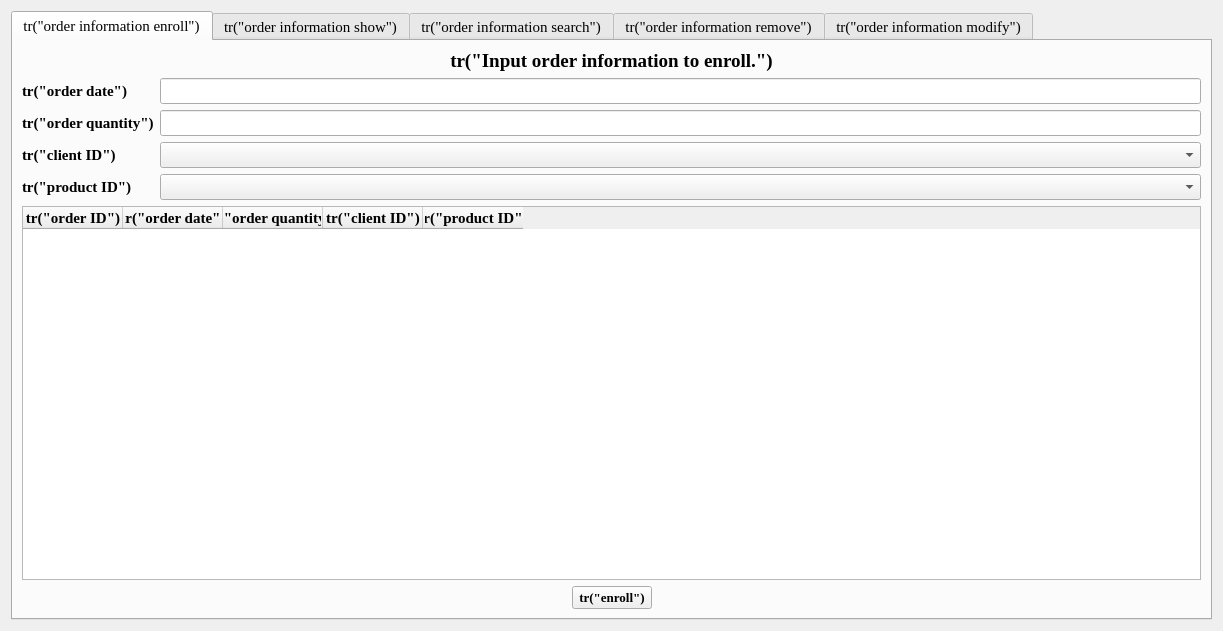
<?xml version="1.0" encoding="UTF-8"?>
<ui version="4.0">
 <class>OrderHandlerForm</class>
 <widget class="QWidget" name="OrderHandlerForm">
  <property name="geometry">
   <rect>
    <x>0</x>
    <y>0</y>
    <width>1223</width>
    <height>631</height>
   </rect>
  </property>
  <property name="windowTitle">
   <string>Form</string>
  </property>
  <layout class="QVBoxLayout" name="verticalLayout_12">
   <item>
    <widget class="QTabWidget" name="tabWidget">
     <property name="minimumSize">
      <size>
       <width>630</width>
       <height>340</height>
      </size>
     </property>
     <property name="font">
      <font>
       <family>Times New Roman</family>
       <pointsize>11</pointsize>
      </font>
     </property>
     <property name="currentIndex">
      <number>0</number>
     </property>
     <widget class="QWidget" name="orderInfoEnrollTab">
      <attribute name="title">
       <string>tr(&quot;order information enroll&quot;)</string>
      </attribute>
      <layout class="QVBoxLayout" name="verticalLayout_2">
       <item>
        <widget class="QLabel" name="infoLabel1">
         <property name="maximumSize">
          <size>
           <width>16777215</width>
           <height>25</height>
          </size>
         </property>
         <property name="font">
          <font>
           <family>Times New Roman</family>
           <pointsize>14</pointsize>
           <bold>true</bold>
          </font>
         </property>
         <property name="text">
          <string>tr(&quot;Input order information to enroll.&quot;)</string>
         </property>
         <property name="alignment">
          <set>Qt::AlignCenter</set>
         </property>
         <property name="buddy">
          <cstring>orderDateLineEdit1</cstring>
         </property>
        </widget>
       </item>
       <item>
        <layout class="QVBoxLayout" name="verticalLayout">
         <item>
          <layout class="QGridLayout" name="gridLayout">
           <item row="0" column="0">
            <widget class="QLabel" name="orderDateLabel1">
             <property name="font">
              <font>
               <family>Times New Roman</family>
               <pointsize>11</pointsize>
               <bold>true</bold>
              </font>
             </property>
             <property name="text">
              <string>tr(&quot;order date&quot;)</string>
             </property>
             <property name="buddy">
              <cstring>orderDateLineEdit1</cstring>
             </property>
            </widget>
           </item>
           <item row="0" column="1">
            <widget class="QLineEdit" name="orderDateLineEdit1"/>
           </item>
           <item row="1" column="0">
            <widget class="QLabel" name="orderQuantityLabel1">
             <property name="font">
              <font>
               <family>Times New Roman</family>
               <pointsize>11</pointsize>
               <bold>true</bold>
              </font>
             </property>
             <property name="text">
              <string>tr(&quot;order quantity&quot;)</string>
             </property>
             <property name="buddy">
              <cstring>orderQuantityLineEdit1</cstring>
             </property>
            </widget>
           </item>
           <item row="1" column="1">
            <widget class="QLineEdit" name="orderQuantityLineEdit1"/>
           </item>
           <item row="2" column="0">
            <widget class="QLabel" name="clientIDLabel1">
             <property name="font">
              <font>
               <family>Times New Roman</family>
               <pointsize>11</pointsize>
               <bold>true</bold>
              </font>
             </property>
             <property name="text">
              <string>tr(&quot;client ID&quot;)</string>
             </property>
            </widget>
           </item>
           <item row="2" column="1">
            <widget class="QComboBox" name="clientIDComboBox1"/>
           </item>
           <item row="3" column="0">
            <widget class="QLabel" name="productIDLabel1">
             <property name="font">
              <font>
               <family>Times New Roman</family>
               <pointsize>11</pointsize>
               <bold>true</bold>
              </font>
             </property>
             <property name="text">
              <string>tr(&quot;product ID&quot;)</string>
             </property>
            </widget>
           </item>
           <item row="3" column="1">
            <widget class="QComboBox" name="productIDComboBox1"/>
           </item>
          </layout>
         </item>
         <item>
          <widget class="QTableWidget" name="tableWidget1">
           <property name="editTriggers">
            <set>QAbstractItemView::NoEditTriggers</set>
           </property>
           <column>
            <property name="text">
             <string>tr(&quot;order ID&quot;)</string>
            </property>
            <property name="font">
             <font>
              <family>Times New Roman</family>
              <pointsize>11</pointsize>
              <bold>true</bold>
             </font>
            </property>
           </column>
           <column>
            <property name="text">
             <string>tr(&quot;order date&quot;)</string>
            </property>
            <property name="font">
             <font>
              <family>Times New Roman</family>
              <pointsize>11</pointsize>
              <bold>true</bold>
             </font>
            </property>
           </column>
           <column>
            <property name="text">
             <string>tr(&quot;order quantity&quot;)</string>
            </property>
            <property name="font">
             <font>
              <family>Times New Roman</family>
              <pointsize>11</pointsize>
              <bold>true</bold>
             </font>
            </property>
           </column>
           <column>
            <property name="text">
             <string>tr(&quot;client ID&quot;)</string>
            </property>
            <property name="font">
             <font>
              <family>Times New Roman</family>
              <pointsize>11</pointsize>
              <bold>true</bold>
             </font>
            </property>
           </column>
           <column>
            <property name="text">
             <string>tr(&quot;product ID&quot;)</string>
            </property>
            <property name="font">
             <font>
              <family>Times New Roman</family>
              <pointsize>11</pointsize>
              <bold>true</bold>
             </font>
            </property>
           </column>
          </widget>
         </item>
         <item>
          <layout class="QHBoxLayout" name="horizontalLayout">
           <item>
            <spacer name="horizontalSpacer_2">
             <property name="orientation">
              <enum>Qt::Horizontal</enum>
             </property>
             <property name="sizeHint" stdset="0">
              <size>
               <width>40</width>
               <height>20</height>
              </size>
             </property>
            </spacer>
           </item>
           <item>
            <widget class="QPushButton" name="enrollPushButton">
             <property name="font">
              <font>
               <family>Times New Roman</family>
               <pointsize>10</pointsize>
               <bold>true</bold>
              </font>
             </property>
             <property name="text">
              <string>tr(&quot;enroll&quot;)</string>
             </property>
            </widget>
           </item>
           <item>
            <spacer name="horizontalSpacer_3">
             <property name="orientation">
              <enum>Qt::Horizontal</enum>
             </property>
             <property name="sizeHint" stdset="0">
              <size>
               <width>40</width>
               <height>20</height>
              </size>
             </property>
            </spacer>
           </item>
          </layout>
         </item>
        </layout>
       </item>
      </layout>
     </widget>
     <widget class="QWidget" name="orderInfoShowTab">
      <attribute name="title">
       <string>tr(&quot;order information show&quot;)</string>
      </attribute>
      <layout class="QVBoxLayout" name="verticalLayout_4">
       <item>
        <layout class="QVBoxLayout" name="verticalLayout_3">
         <item>
          <widget class="QLabel" name="infoLabel2">
           <property name="maximumSize">
            <size>
             <width>16777215</width>
             <height>25</height>
            </size>
           </property>
           <property name="font">
            <font>
             <family>Times New Roman</family>
             <pointsize>14</pointsize>
             <bold>true</bold>
            </font>
           </property>
           <property name="text">
            <string>tr(&quot;Current order information&quot;)</string>
           </property>
           <property name="alignment">
            <set>Qt::AlignCenter</set>
           </property>
           <property name="buddy">
            <cstring>orderDateLineEdit1</cstring>
           </property>
          </widget>
         </item>
         <item>
          <widget class="QTableWidget" name="tableWidget2">
           <property name="editTriggers">
            <set>QAbstractItemView::NoEditTriggers</set>
           </property>
           <column>
            <property name="text">
             <string>tr(&quot;order ID&quot;)</string>
            </property>
            <property name="font">
             <font>
              <family>Times New Roman</family>
              <pointsize>11</pointsize>
              <bold>true</bold>
             </font>
            </property>
           </column>
           <column>
            <property name="text">
             <string>tr(&quot;order date&quot;)</string>
            </property>
            <property name="font">
             <font>
              <family>Times New Roman</family>
              <pointsize>11</pointsize>
              <bold>true</bold>
             </font>
            </property>
           </column>
           <column>
            <property name="text">
             <string>tr(&quot;client name&quot;)</string>
            </property>
            <property name="font">
             <font>
              <family>Times New Roman</family>
              <pointsize>11</pointsize>
              <bold>true</bold>
             </font>
            </property>
           </column>
           <column>
            <property name="text">
             <string>tr(&quot;client phone number&quot;)</string>
            </property>
            <property name="font">
             <font>
              <family>Times New Roman</family>
              <pointsize>11</pointsize>
              <bold>true</bold>
             </font>
            </property>
           </column>
           <column>
            <property name="text">
             <string>tr(&quot;client address&quot;)</string>
            </property>
            <property name="font">
             <font>
              <family>Times New Roman</family>
              <pointsize>11</pointsize>
              <bold>true</bold>
             </font>
            </property>
           </column>
           <column>
            <property name="text">
             <string>tr(&quot;product sort&quot;)</string>
            </property>
            <property name="font">
             <font>
              <family>Times New Roman</family>
              <pointsize>11</pointsize>
              <bold>true</bold>
             </font>
            </property>
           </column>
           <column>
            <property name="text">
             <string>tr(&quot;product name&quot;)</string>
            </property>
            <property name="font">
             <font>
              <family>Times New Roman</family>
              <pointsize>11</pointsize>
              <bold>true</bold>
             </font>
            </property>
           </column>
           <column>
            <property name="text">
             <string>tr(&quot;product price&quot;)</string>
            </property>
            <property name="font">
             <font>
              <family>Times New Roman</family>
              <pointsize>11</pointsize>
              <bold>true</bold>
             </font>
            </property>
           </column>
           <column>
            <property name="text">
             <string>tr(&quot;order quantity&quot;)</string>
            </property>
            <property name="font">
             <font>
              <family>Times New Roman</family>
              <pointsize>11</pointsize>
              <bold>true</bold>
             </font>
            </property>
           </column>
           <column>
            <property name="text">
             <string>tr(&quot;total price&quot;)</string>
            </property>
            <property name="font">
             <font>
              <family>Times New Roman</family>
              <pointsize>11</pointsize>
              <bold>true</bold>
             </font>
            </property>
           </column>
          </widget>
         </item>
         <item>
          <layout class="QHBoxLayout" name="horizontalLayout_2"/>
         </item>
        </layout>
       </item>
      </layout>
     </widget>
     <widget class="QWidget" name="orderInfoSearchTab">
      <attribute name="title">
       <string>tr(&quot;order information search&quot;)</string>
      </attribute>
      <layout class="QVBoxLayout" name="verticalLayout_6">
       <item>
        <layout class="QVBoxLayout" name="verticalLayout_5">
         <item>
          <widget class="QLabel" name="infoLabel3">
           <property name="maximumSize">
            <size>
             <width>16777215</width>
             <height>25</height>
            </size>
           </property>
           <property name="font">
            <font>
             <family>Times New Roman</family>
             <pointsize>14</pointsize>
             <bold>true</bold>
            </font>
           </property>
           <property name="text">
            <string>tr(&quot;Input order ID to search.&quot;)</string>
           </property>
           <property name="alignment">
            <set>Qt::AlignCenter</set>
           </property>
           <property name="buddy">
            <cstring>orderDateLineEdit1</cstring>
           </property>
          </widget>
         </item>
         <item>
          <spacer name="verticalSpacer_4">
           <property name="orientation">
            <enum>Qt::Vertical</enum>
           </property>
           <property name="sizeType">
            <enum>QSizePolicy::Fixed</enum>
           </property>
           <property name="sizeHint" stdset="0">
            <size>
             <width>20</width>
             <height>17</height>
            </size>
           </property>
          </spacer>
         </item>
         <item>
          <widget class="QLineEdit" name="searchLineEdit"/>
         </item>
         <item>
          <spacer name="verticalSpacer_5">
           <property name="orientation">
            <enum>Qt::Vertical</enum>
           </property>
           <property name="sizeType">
            <enum>QSizePolicy::Fixed</enum>
           </property>
           <property name="sizeHint" stdset="0">
            <size>
             <width>20</width>
             <height>13</height>
            </size>
           </property>
          </spacer>
         </item>
         <item>
          <widget class="QTableWidget" name="tableWidget3">
           <property name="editTriggers">
            <set>QAbstractItemView::NoEditTriggers</set>
           </property>
           <column>
            <property name="text">
             <string>tr(&quot;order ID&quot;)</string>
            </property>
            <property name="font">
             <font>
              <family>Times New Roman</family>
              <pointsize>11</pointsize>
              <bold>true</bold>
             </font>
            </property>
           </column>
           <column>
            <property name="text">
             <string>tr(&quot;order date&quot;)</string>
            </property>
            <property name="font">
             <font>
              <family>Times New Roman</family>
              <pointsize>11</pointsize>
              <bold>true</bold>
             </font>
            </property>
           </column>
           <column>
            <property name="text">
             <string>tr(&quot;client name&quot;)</string>
            </property>
            <property name="font">
             <font>
              <family>Times New Roman</family>
              <pointsize>11</pointsize>
              <bold>true</bold>
             </font>
            </property>
           </column>
           <column>
            <property name="text">
             <string>tr(&quot;client phone number&quot;)</string>
            </property>
            <property name="font">
             <font>
              <family>Times New Roman</family>
              <pointsize>11</pointsize>
              <bold>true</bold>
             </font>
            </property>
           </column>
           <column>
            <property name="text">
             <string>tr(&quot;client address&quot;)</string>
            </property>
            <property name="font">
             <font>
              <family>Times New Roman</family>
              <pointsize>11</pointsize>
              <bold>true</bold>
             </font>
            </property>
           </column>
           <column>
            <property name="text">
             <string>tr(&quot;product sort&quot;)</string>
            </property>
            <property name="font">
             <font>
              <family>Times New Roman</family>
              <pointsize>11</pointsize>
              <bold>true</bold>
             </font>
            </property>
           </column>
           <column>
            <property name="text">
             <string>tr(&quot;product name&quot;)</string>
            </property>
            <property name="font">
             <font>
              <family>Times New Roman</family>
              <pointsize>11</pointsize>
              <bold>true</bold>
             </font>
            </property>
           </column>
           <column>
            <property name="text">
             <string>tr(&quot;product price&quot;)</string>
            </property>
            <property name="font">
             <font>
              <family>Times New Roman</family>
              <pointsize>11</pointsize>
              <bold>true</bold>
             </font>
            </property>
           </column>
           <column>
            <property name="text">
             <string>tr(&quot;order quantity&quot;)</string>
            </property>
            <property name="font">
             <font>
              <family>Times New Roman</family>
              <pointsize>11</pointsize>
              <bold>true</bold>
             </font>
            </property>
           </column>
           <column>
            <property name="text">
             <string>tr(&quot;total price&quot;)</string>
            </property>
            <property name="font">
             <font>
              <family>Times New Roman</family>
              <pointsize>11</pointsize>
             </font>
            </property>
           </column>
          </widget>
         </item>
         <item>
          <layout class="QHBoxLayout" name="horizontalLayout_4">
           <item>
            <spacer name="horizontalSpacer_10">
             <property name="orientation">
              <enum>Qt::Horizontal</enum>
             </property>
             <property name="sizeHint" stdset="0">
              <size>
               <width>40</width>
               <height>20</height>
              </size>
             </property>
            </spacer>
           </item>
           <item>
            <widget class="QPushButton" name="searchPushButton">
             <property name="font">
              <font>
               <family>Times New Roman</family>
               <pointsize>10</pointsize>
               <bold>true</bold>
              </font>
             </property>
             <property name="text">
              <string>tr(&quot;search&quot;)</string>
             </property>
            </widget>
           </item>
           <item>
            <spacer name="horizontalSpacer_12">
             <property name="orientation">
              <enum>Qt::Horizontal</enum>
             </property>
             <property name="sizeHint" stdset="0">
              <size>
               <width>40</width>
               <height>20</height>
              </size>
             </property>
            </spacer>
           </item>
          </layout>
         </item>
        </layout>
       </item>
      </layout>
     </widget>
     <widget class="QWidget" name="orderInfoRemoveTab">
      <attribute name="title">
       <string>tr(&quot;order information remove&quot;)</string>
      </attribute>
      <layout class="QVBoxLayout" name="verticalLayout_8">
       <item>
        <layout class="QVBoxLayout" name="verticalLayout_7">
         <item>
          <widget class="QLabel" name="infoLabel4">
           <property name="maximumSize">
            <size>
             <width>16777215</width>
             <height>25</height>
            </size>
           </property>
           <property name="font">
            <font>
             <family>Times New Roman</family>
             <pointsize>14</pointsize>
             <bold>true</bold>
            </font>
           </property>
           <property name="text">
            <string>tr(&quot;Select row to remove.&quot;)</string>
           </property>
           <property name="alignment">
            <set>Qt::AlignCenter</set>
           </property>
           <property name="buddy">
            <cstring>orderDateLineEdit1</cstring>
           </property>
          </widget>
         </item>
         <item>
          <widget class="QTableWidget" name="tableWidget4">
           <property name="editTriggers">
            <set>QAbstractItemView::NoEditTriggers</set>
           </property>
           <column>
            <property name="text">
             <string>tr(&quot;order ID&quot;)</string>
            </property>
            <property name="font">
             <font>
              <family>Times New Roman</family>
              <pointsize>11</pointsize>
              <bold>true</bold>
             </font>
            </property>
           </column>
           <column>
            <property name="text">
             <string>tr(&quot;order date&quot;)</string>
            </property>
            <property name="font">
             <font>
              <family>Times New Roman</family>
              <pointsize>11</pointsize>
              <bold>true</bold>
             </font>
            </property>
           </column>
           <column>
            <property name="text">
             <string>tr(&quot;client name&quot;)</string>
            </property>
            <property name="font">
             <font>
              <family>Times New Roman</family>
              <pointsize>11</pointsize>
              <bold>true</bold>
             </font>
            </property>
           </column>
           <column>
            <property name="text">
             <string>tr(&quot;client phone number&quot;)</string>
            </property>
            <property name="font">
             <font>
              <family>Times New Roman</family>
              <pointsize>11</pointsize>
              <bold>true</bold>
             </font>
            </property>
           </column>
           <column>
            <property name="text">
             <string>tr(&quot;client address&quot;)</string>
            </property>
            <property name="font">
             <font>
              <family>Times New Roman</family>
              <pointsize>11</pointsize>
              <bold>true</bold>
             </font>
            </property>
           </column>
           <column>
            <property name="text">
             <string>tr(&quot;product sort&quot;)</string>
            </property>
            <property name="font">
             <font>
              <family>Times New Roman</family>
              <pointsize>11</pointsize>
              <bold>true</bold>
             </font>
            </property>
           </column>
           <column>
            <property name="text">
             <string>tr(&quot;product name&quot;)</string>
            </property>
            <property name="font">
             <font>
              <family>Times New Roman</family>
              <pointsize>11</pointsize>
              <bold>true</bold>
             </font>
            </property>
           </column>
           <column>
            <property name="text">
             <string>tr(&quot;product price&quot;)</string>
            </property>
            <property name="font">
             <font>
              <family>Times New Roman</family>
              <pointsize>11</pointsize>
              <bold>true</bold>
             </font>
            </property>
           </column>
           <column>
            <property name="text">
             <string>tr(&quot;order quantity&quot;)</string>
            </property>
            <property name="font">
             <font>
              <family>Times New Roman</family>
              <pointsize>11</pointsize>
              <bold>true</bold>
             </font>
            </property>
           </column>
           <column>
            <property name="text">
             <string>tr(&quot;total price&quot;)</string>
            </property>
            <property name="font">
             <font>
              <family>Times New Roman</family>
              <pointsize>11</pointsize>
              <bold>true</bold>
             </font>
            </property>
           </column>
          </widget>
         </item>
         <item>
          <layout class="QHBoxLayout" name="horizontalLayout_3">
           <item>
            <spacer name="horizontalSpacer_7">
             <property name="orientation">
              <enum>Qt::Horizontal</enum>
             </property>
             <property name="sizeHint" stdset="0">
              <size>
               <width>40</width>
               <height>20</height>
              </size>
             </property>
            </spacer>
           </item>
           <item>
            <widget class="QPushButton" name="removePushButton">
             <property name="font">
              <font>
               <family>Times New Roman</family>
               <pointsize>10</pointsize>
               <bold>true</bold>
              </font>
             </property>
             <property name="text">
              <string>tr(&quot;remove&quot;)</string>
             </property>
            </widget>
           </item>
           <item>
            <spacer name="horizontalSpacer_16">
             <property name="orientation">
              <enum>Qt::Horizontal</enum>
             </property>
             <property name="sizeHint" stdset="0">
              <size>
               <width>40</width>
               <height>20</height>
              </size>
             </property>
            </spacer>
           </item>
          </layout>
         </item>
        </layout>
       </item>
      </layout>
     </widget>
     <widget class="QWidget" name="orderInfoModifyTab">
      <attribute name="title">
       <string>tr(&quot;order information modify&quot;)</string>
      </attribute>
      <layout class="QVBoxLayout" name="verticalLayout_11">
       <item>
        <layout class="QVBoxLayout" name="verticalLayout_10">
         <item>
          <widget class="QLabel" name="infoLabel5">
           <property name="maximumSize">
            <size>
             <width>16777215</width>
             <height>25</height>
            </size>
           </property>
           <property name="font">
            <font>
             <family>Times New Roman</family>
             <pointsize>14</pointsize>
             <bold>true</bold>
            </font>
           </property>
           <property name="text">
            <string>tr(&quot;Select row to modify.&quot;)</string>
           </property>
           <property name="alignment">
            <set>Qt::AlignCenter</set>
           </property>
           <property name="buddy">
            <cstring>orderDateLineEdit1</cstring>
           </property>
          </widget>
         </item>
         <item>
          <widget class="QSplitter" name="splitter">
           <property name="orientation">
            <enum>Qt::Horizontal</enum>
           </property>
           <widget class="QTableWidget" name="tableWidget5">
            <property name="minimumSize">
             <size>
              <width>600</width>
              <height>470</height>
             </size>
            </property>
            <property name="horizontalScrollBarPolicy">
             <enum>Qt::ScrollBarAlwaysOn</enum>
            </property>
            <property name="editTriggers">
             <set>QAbstractItemView::NoEditTriggers</set>
            </property>
            <column>
             <property name="text">
              <string>tr(&quot;order ID&quot;)</string>
             </property>
             <property name="font">
              <font>
               <family>Times New Roman</family>
               <pointsize>11</pointsize>
               <bold>true</bold>
              </font>
             </property>
            </column>
            <column>
             <property name="text">
              <string>tr(&quot;order date&quot;)</string>
             </property>
             <property name="font">
              <font>
               <family>Times New Roman</family>
               <pointsize>11</pointsize>
               <bold>true</bold>
              </font>
             </property>
            </column>
            <column>
             <property name="text">
              <string>tr(&quot;client name&quot;)</string>
             </property>
             <property name="font">
              <font>
               <family>Times New Roman</family>
               <pointsize>11</pointsize>
               <bold>true</bold>
              </font>
             </property>
            </column>
            <column>
             <property name="text">
              <string>tr(&quot;client phone number&quot;)</string>
             </property>
             <property name="font">
              <font>
               <family>Times New Roman</family>
               <pointsize>11</pointsize>
               <bold>true</bold>
              </font>
             </property>
            </column>
            <column>
             <property name="text">
              <string>tr(&quot;client address&quot;)</string>
             </property>
             <property name="font">
              <font>
               <family>Times New Roman</family>
               <pointsize>11</pointsize>
               <bold>true</bold>
              </font>
             </property>
            </column>
            <column>
             <property name="text">
              <string>tr(&quot;product sort&quot;)</string>
             </property>
             <property name="font">
              <font>
               <family>Times New Roman</family>
               <pointsize>11</pointsize>
               <bold>true</bold>
              </font>
             </property>
            </column>
            <column>
             <property name="text">
              <string>tr(&quot;product name&quot;)</string>
             </property>
             <property name="font">
              <font>
               <family>Times New Roman</family>
               <pointsize>11</pointsize>
               <bold>true</bold>
              </font>
             </property>
            </column>
            <column>
             <property name="text">
              <string>tr(&quot;product price&quot;)</string>
             </property>
             <property name="font">
              <font>
               <family>Times New Roman</family>
               <pointsize>11</pointsize>
               <bold>true</bold>
              </font>
             </property>
            </column>
            <column>
             <property name="text">
              <string>tr(&quot;order quantity&quot;)</string>
             </property>
             <property name="font">
              <font>
               <family>Times New Roman</family>
               <pointsize>11</pointsize>
               <bold>true</bold>
              </font>
             </property>
            </column>
            <column>
             <property name="text">
              <string>tr(&quot;total price&quot;)</string>
             </property>
             <property name="font">
              <font>
               <family>Times New Roman</family>
               <pointsize>11</pointsize>
               <bold>true</bold>
              </font>
             </property>
            </column>
           </widget>
           <widget class="QWidget" name="layoutWidget">
            <layout class="QVBoxLayout" name="verticalLayout_9">
             <item>
              <layout class="QGridLayout" name="gridLayout_2">
               <item row="0" column="0">
                <widget class="QLabel" name="orderIDLabel">
                 <property name="font">
                  <font>
                   <family>Times New Roman</family>
                   <pointsize>11</pointsize>
                   <bold>true</bold>
                  </font>
                 </property>
                 <property name="text">
                  <string>tr(&quot;order ID&quot;)</string>
                 </property>
                 <property name="buddy">
                  <cstring>orderQuantityLineEdit1</cstring>
                 </property>
                </widget>
               </item>
               <item row="0" column="1">
                <widget class="QLineEdit" name="orderIDLineEdit">
                 <property name="readOnly">
                  <bool>true</bool>
                 </property>
                </widget>
               </item>
               <item row="1" column="0">
                <widget class="QLabel" name="orderDateLabel2">
                 <property name="font">
                  <font>
                   <family>Times New Roman</family>
                   <pointsize>11</pointsize>
                   <bold>true</bold>
                  </font>
                 </property>
                 <property name="text">
                  <string>tr(&quot;order date&quot;)</string>
                 </property>
                </widget>
               </item>
               <item row="1" column="1">
                <widget class="QLineEdit" name="orderDateLineEdit2"/>
               </item>
               <item row="2" column="0">
                <widget class="QLabel" name="orderQuantityLabel2">
                 <property name="font">
                  <font>
                   <family>Times New Roman</family>
                   <pointsize>11</pointsize>
                   <bold>true</bold>
                  </font>
                 </property>
                 <property name="text">
                  <string>tr(&quot;order quantity&quot;)</string>
                 </property>
                </widget>
               </item>
               <item row="2" column="1">
                <widget class="QLineEdit" name="orderQuantityLineEdit2"/>
               </item>
               <item row="3" column="0">
                <widget class="QLabel" name="clientInfoLabel">
                 <property name="font">
                  <font>
                   <family>Times New Roman</family>
                   <pointsize>11</pointsize>
                   <bold>true</bold>
                  </font>
                 </property>
                 <property name="text">
                  <string>tr(&quot;client Name(phoneNumber))&quot;)</string>
                 </property>
                </widget>
               </item>
               <item row="3" column="1">
                <widget class="QComboBox" name="clientInfoComboBox"/>
               </item>
               <item row="4" column="0">
                <widget class="QLabel" name="productInfoLabel">
                 <property name="font">
                  <font>
                   <family>Times New Roman</family>
                   <pointsize>11</pointsize>
                   <bold>true</bold>
                  </font>
                 </property>
                 <property name="text">
                  <string>tr(&quot;product name(sort))&quot;)</string>
                 </property>
                </widget>
               </item>
               <item row="4" column="1">
                <widget class="QComboBox" name="productInfoComboBox"/>
               </item>
              </layout>
             </item>
             <item>
              <spacer name="verticalSpacer">
               <property name="orientation">
                <enum>Qt::Vertical</enum>
               </property>
               <property name="sizeHint" stdset="0">
                <size>
                 <width>20</width>
                 <height>40</height>
                </size>
               </property>
              </spacer>
             </item>
            </layout>
           </widget>
          </widget>
         </item>
         <item>
          <layout class="QHBoxLayout" name="horizontalLayout_5">
           <item>
            <spacer name="horizontalSpacer_13">
             <property name="orientation">
              <enum>Qt::Horizontal</enum>
             </property>
             <property name="sizeHint" stdset="0">
              <size>
               <width>40</width>
               <height>20</height>
              </size>
             </property>
            </spacer>
           </item>
           <item>
            <widget class="QPushButton" name="modifyPushButton">
             <property name="maximumSize">
              <size>
               <width>16777215</width>
               <height>25</height>
              </size>
             </property>
             <property name="font">
              <font>
               <family>Times New Roman</family>
               <pointsize>10</pointsize>
               <bold>true</bold>
              </font>
             </property>
             <property name="text">
              <string>tr(&quot;modify&quot;)</string>
             </property>
            </widget>
           </item>
           <item>
            <spacer name="horizontalSpacer_15">
             <property name="orientation">
              <enum>Qt::Horizontal</enum>
             </property>
             <property name="sizeType">
              <enum>QSizePolicy::Expanding</enum>
             </property>
             <property name="sizeHint" stdset="0">
              <size>
               <width>40</width>
               <height>20</height>
              </size>
             </property>
            </spacer>
           </item>
          </layout>
         </item>
        </layout>
       </item>
      </layout>
     </widget>
    </widget>
   </item>
  </layout>
 </widget>
 <resources/>
 <connections>
  <connection>
   <sender>searchLineEdit</sender>
   <signal>returnPressed()</signal>
   <receiver>searchPushButton</receiver>
   <slot>click()</slot>
   <hints>
    <hint type="sourcelabel">
     <x>611</x>
     <y>86</y>
    </hint>
    <hint type="destinationlabel">
     <x>611</x>
     <y>604</y>
    </hint>
   </hints>
  </connection>
 </connections>
</ui>
